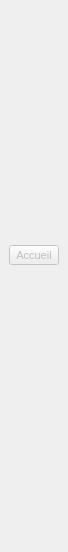
<?xml version="1.0" encoding="UTF-8"?>
<ui version="4.0">
 <class>AppGestioTache</class>
 <widget class="QMainWindow" name="AppGestioTache">
  <property name="enabled">
   <bool>false</bool>
  </property>
  <property name="geometry">
   <rect>
    <x>0</x>
    <y>0</y>
    <width>68</width>
    <height>552</height>
   </rect>
  </property>
  <property name="maximumSize">
   <size>
    <width>68</width>
    <height>16777215</height>
   </size>
  </property>
  <property name="font">
   <font>
    <pointsize>8</pointsize>
   </font>
  </property>
  <property name="windowTitle">
   <string>MainWindow</string>
  </property>
  <property name="windowIcon">
   <iconset theme="applications-office">
    <normaloff>.</normaloff>.</iconset>
  </property>
  <property name="dockOptions">
   <set>QMainWindow::AllowTabbedDocks|QMainWindow::AnimatedDocks</set>
  </property>
  <widget class="QWidget" name="centralwidget">
   <widget class="QToolButton" name="toolButton">
    <property name="geometry">
     <rect>
      <x>9</x>
      <y>245</y>
      <width>50</width>
      <height>20</height>
     </rect>
    </property>
    <property name="layoutDirection">
     <enum>Qt::LeftToRight</enum>
    </property>
    <property name="autoFillBackground">
     <bool>true</bool>
    </property>
    <property name="text">
     <string>Accueil</string>
    </property>
   </widget>
  </widget>
 </widget>
 <resources/>
 <connections/>
</ui>
